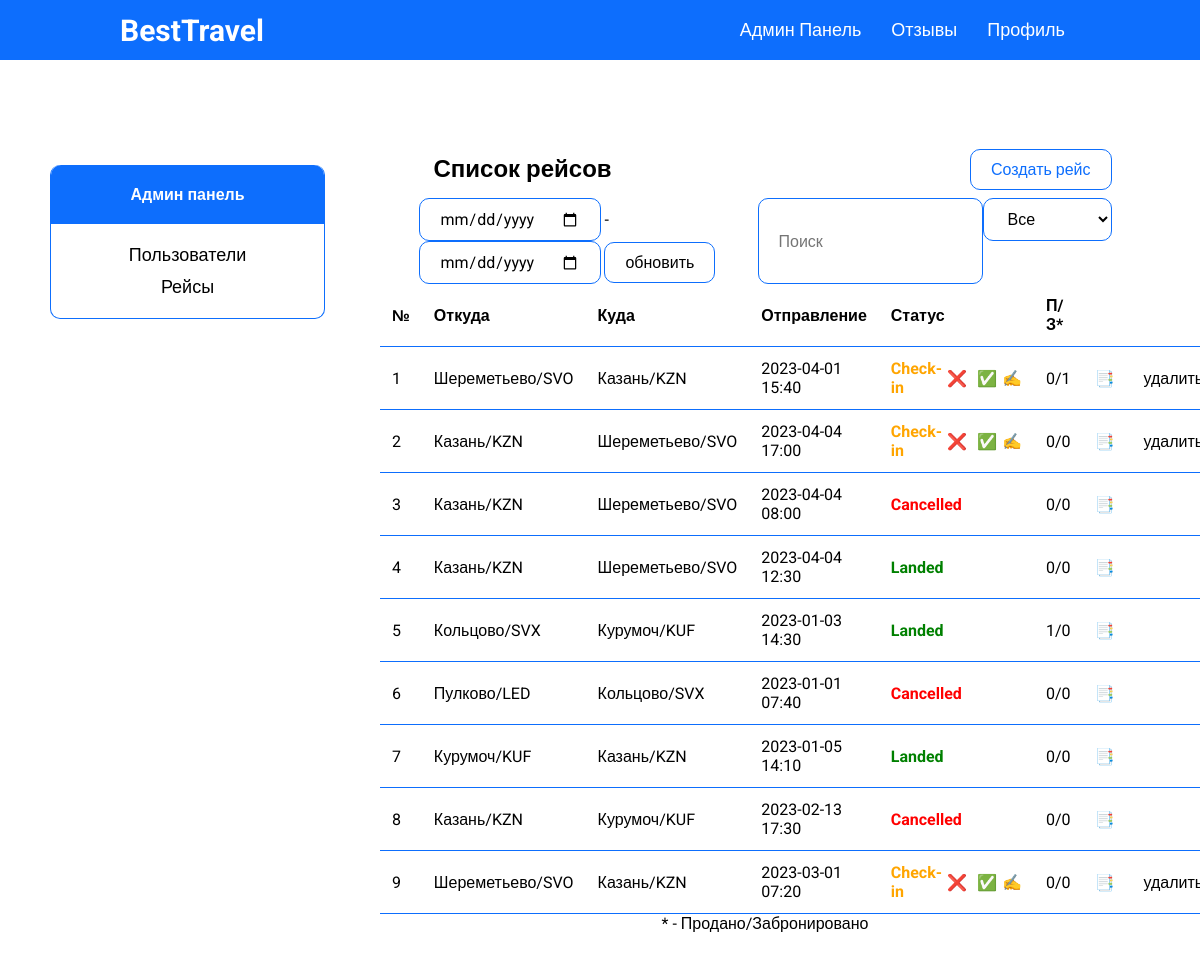
Page /admin-flights-page.php (signed in) on the earlier database version.
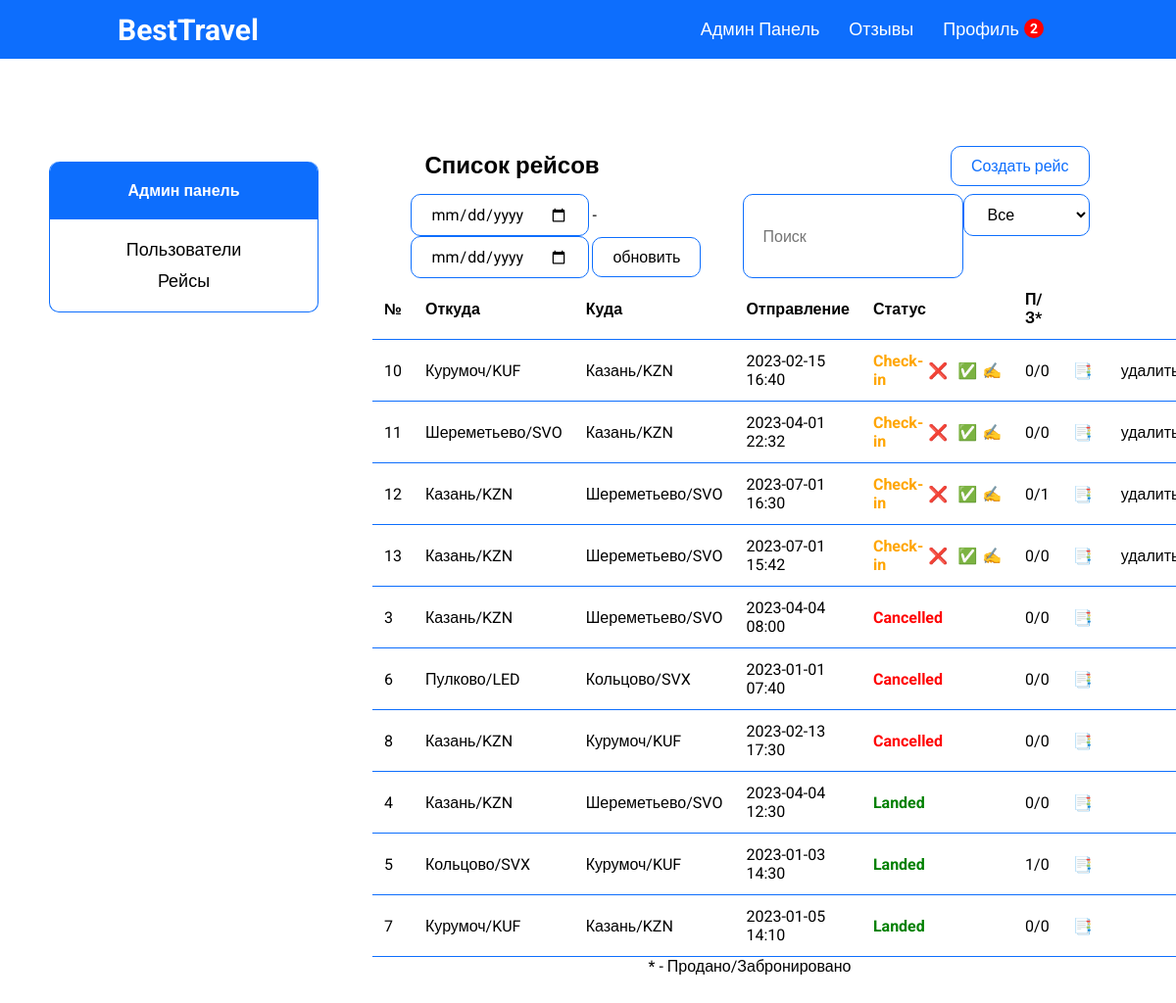
Same page on the later database version.
### tables this page shows
CREATE TABLE `flights` (
  `flight_id` int(11) NOT NULL,
  `scheduled_departure` datetime NOT NULL,
  `scheduled_arrival` datetime NOT NULL,
  `departure_airport` int(11) NOT NULL,
  `arrival_airport` int(11) NOT NULL,
  `status_id` int(11) NOT NULL,
  `aircraft_id` int(11) NOT NULL,
  `price` int(11) NOT NULL,
  `actual_departure` datetime DEFAULT NULL,
  `actual_arrival` datetime DEFAULT NULL
);

CREATE TABLE `airports` (
  `airport_id` int(11) NOT NULL,
  `airport_name` varchar(255) NOT NULL,
  `city_id` int(11) NOT NULL,
  `airport_code` varchar(11) NOT NULL
);

CREATE TABLE `statuses` (
  `status_id` int(11) NOT NULL,
  `status` varchar(30) NOT NULL
);

### functions/methods.php (called while the page is built)
<?php
    class Methods
    {
        public function pagination($array, $max, $page) {
            $max_results = $max;
            $pages = count($array) < $max_results ? 0 : ceil(count($array) / $max_results);
            $offset = $max_results * ($page - 1);
            $items = array_slice($array, $offset, $max_results);
            return ['array' => $items, 'pages' => $pages];
        }
        public function convDate($date) {
            $x = new DateTime($date);
            return $x->format('Y-m-d');
        }
        public function convTime($date) {
            $x = new DateTime($date);
            return $x->format('H:i');
        }
  }
  $mtd = new Methods;
?>

### database/requests.php (called while the page is built, shortened)
<?php
function getAll($string)
{
    require 'connect.php';
    $data = mysqli_query($connect, $string);
    if (mysqli_num_rows($data) > 0) {
        return mysqli_fetch_all($data, MYSQLI_ASSOC);
    } else {
        return false;
    }
}
class ApiProvider
{
    public function getAllFlights($status)
    {
        return getAll("
        select f.flight_id, f.scheduled_departure, f.scheduled_arrival,
        da.airport_name as d_name, da.airport_code as d_code,
        aa.airport_name as a_name, aa.airport_code as a_code,
        s.status, a.model, f.price,
        (select count(ticket_id) from tickets t
        left join bookings b on b.book_id = t.book_id
        where b.flight_id = f.flight_id and f.status_id = '3') as sold,
        (select count(book_id) from bookings
        where flight_id = f.flight_id and f.status_id = '1') as booked
        from flights f
        left join airports da on da.airport_id = f.departure_airport
        left join airports aa on aa.airport_id = f.arrival_airport
        left join statuses s on s.status_id = f.status_id
        left join aircrafts a on a.aircraft_id = f.aircraft_id
        where s.status like '%$status%'
      ");
    }
    public function getNotifications($user_id)
    {
        return getAll("
            select n.notification_id, n.notification_title, n.notification_desc, n.notification_date, n.flight_id from notifications n
            left join bookings b on b.flight_id = n.flight_id
            where n.flight_id in (select flight_id from bookings where user_id = '$user_id')
            and n.notification_date > b.booking_date
            order by n.notification_date desc;
        ");
    }
}
?>

### admin-flights-page.php (the view, shortened to what the changed rows need)
<?php
require_once 'database/requests.php';
require_once 'functions/methods.php';
$flights = $provider->getAllFlights($_SESSION['admin-status']);
if ($flights) {
    $pagination = $mtd->pagination($flights, 10, $_GET['page']);
    $flights = $pagination['array'];
}
?>
<!DOCTYPE html>
<html lang="ru">
<?php require 'templates/head.php'; ?>
<body>
<?php require_once 'templates/header.php'; ?>
<div class="container df jcsb fw">
    <main class="df fc jcc aic">
        <div class="df jcsb w-90 aic">
            <h2 class="tac admin-title">Список рейсов</h2>
        </div>
        <?php if ($flights): ?>
            <table class='history-table'>
                <tr class='history-tr'>
                    <th>№</th>
                    <th>Откуда</th>
                    <th>Куда</th>
                    <th>Отправление</th>
                    <th>Статус</th>
                    <th>П/З*</th>
                    <th></th>
                    <th></th>
                </tr>
                <?php foreach ($flights as $item): ?>
                    <tr class='history-tr'>
                        <td><?= $item['flight_id'] ?></td>
                        <td class="search-list"><?= $item['d_name'] ?>/<?= $item['d_code'] ?></td>
                        <td><?= $item['a_name'] ?>/<?= $item['a_code'] ?></td>
                        <td>
                            <?= $mtd->convDate($item['scheduled_departure']) ?>
                            <?= $mtd->convTime($item['scheduled_departure']) ?>
                        </td>
                        <td>
                            <?php if ($item['status'] == 'Landed'): ?>
                                <p class='landed'><?= $item['status'] ?></p>
                            <?php elseif ($item['status'] == 'Cancelled'): ?>
                                <p class='cancelled'><?= $item['status'] ?></p>
                            <?php elseif ($item['status'] == 'Check-in'): ?>
                                <div class='refund'>
                                    <?= $item['status'] ?>
                                    <form action="" method='post'>
                                        <button name='cancel'
                                                value='<?= $item['flight_id']; ?>'
                                                class="cancel-btn" type='submit'>&#10060;
                                        </button>
                                    </form>
                                    <form action="" method='post'>
                                        <button name='accept'
                                                value='<?= $item['flight_id']; ?>'
                                                class="cancel-btn" type='submit'>&#9989;
                                        </button>
                                    </form>
                                    <a href="update-flight-page.php/<?= $item['flight_id']; ?>">&#9997;</a>
                                </div>
                            <?php endif; ?>
                        </td>
                        <td>
                            <?= $item['sold'] ?>/<?= $item['booked'] ?>
                        </td>
                        <td>
                            <a href="flight-pass-page.php/<?= $item['flight_id'] ?>">&#128209;</a>
                        </td>
                        <td>
                            <?php if($item['status'] == 'Check-in'): ?>
                                <form method='post'>
                                    <button name='delete'
                                            value='<?= $item['flight_id']; ?>'
                                            class="cancel-btn" type='submit'>удалить
                                    </button>
                                </form>
                            <?php endif; ?>
                        </td>
                    </tr>
                <?php endforeach; ?>
            </table>
        <?php else: ?>
            <h2 class="tac">Нет данных</h2>
        <?php endif; ?>
    </main>
</div>
</body>
</html>

### templates/header.php (shortened to what the changed rows need)
<header>
    <div class="header df jcsb aic bg">
        <div class="menu df">
            <?php if (!$_SESSION['user']): ?>
                <a href="/reviews-page.php">Отзывы</a>
                <a href="/auth-page.php">Войти</a>
            <?php else: ?>
                <a class="df"
                   href="/profile-page.php?page=1">Профиль <?php if ($provider->getNotifications($_SESSION['user']['id'])): ?>
                        <span
                            class="badge"><?= count($provider->getNotifications($_SESSION['user']['id'])) ?></span><?php endif; ?>
                </a>
            <?php endif ?>
        </div>
    </div>
</header>

Differences in the rows shown:
no longer on this page (row edited): flights: flight_id "1", departure_airport.airport_name "Шереметьево", departure_airport.airport_code "SVO", arrival_airport.airport_name "Казань", arrival_airport.airport_code "KZN", scheduled_departure "2023-04-01", scheduled_departure "15:40", status.status "Check-in", sold "0", booked "1"
no longer on this page (row unchanged): flights: flight_id "2", departure_airport.airport_name "Казань", departure_airport.airport_code "KZN", arrival_airport.airport_name "Шереметьево", arrival_airport.airport_code "SVO", scheduled_departure "2023-04-04", scheduled_departure "17:00", status.status "Check-in", sold "0", booked "0"
no longer on this page (row unchanged): flights: flight_id "9", departure_airport.airport_name "Шереметьево", departure_airport.airport_code "SVO", arrival_airport.airport_name "Казань", arrival_airport.airport_code "KZN", scheduled_departure "2023-03-01", scheduled_departure "07:20", status.status "Check-in", sold "0", booked "0"
added flights: flight_id "10", departure_airport.airport_name "Курумоч", departure_airport.airport_code "KUF", arrival_airport.airport_name "Казань", arrival_airport.airport_code "KZN", scheduled_departure "2023-02-15", scheduled_departure "16:40", status.status "Check-in", sold "0", booked "0"
added flights: flight_id "11", departure_airport.airport_name "Шереметьево", departure_airport.airport_code "SVO", arrival_airport.airport_name "Казань", arrival_airport.airport_code "KZN", scheduled_departure "2023-04-01", scheduled_departure "22:32", status.status "Check-in", sold "0", booked "0"
added flights: flight_id "12", departure_airport.airport_name "Казань", departure_airport.airport_code "KZN", arrival_airport.airport_name "Шереметьево", arrival_airport.airport_code "SVO", scheduled_departure "2023-07-01", scheduled_departure "16:30", status.status "Check-in", sold "0", booked "1"
added flights: flight_id "13", departure_airport.airport_name "Казань", departure_airport.airport_code "KZN", arrival_airport.airport_name "Шереметьево", arrival_airport.airport_code "SVO", scheduled_departure "2023-07-01", scheduled_departure "15:42", status.status "Check-in", sold "0", booked "0"
shown differently, row unchanged: flights "Пулково": moves up the list
shown differently, row unchanged: flights id 8: moves up the list
Other differences:
count($provider->getNotifications($_SESSION['user']['id'])): (not shown) → "2"
